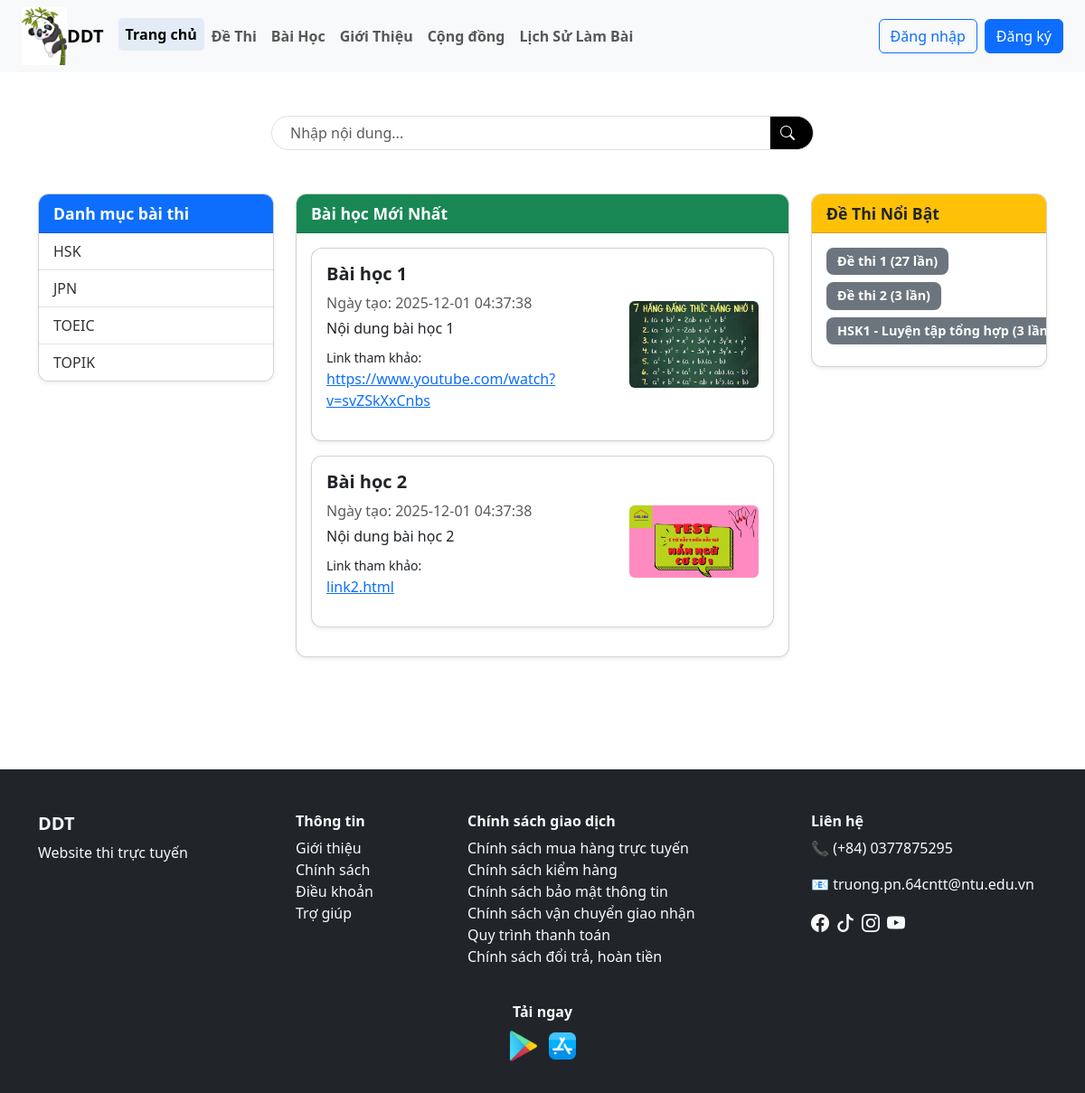
The app's page /user/index.php with its own data.
### tables this page shows
CREATE TABLE `danh_muc_de_thi` (
  `id` int(11) NOT NULL,
  `ten_danh_muc` varchar(100) NOT NULL,
  `mo_ta` text DEFAULT NULL
);

CREATE TABLE `bai_hoc` (
  `id` varchar(10) NOT NULL,
  `tieu_de` varchar(255) NOT NULL,
  `noi_dung` text DEFAULT NULL,
  `anh_bai_hoc` varchar(255) DEFAULT NULL,
  `link_bai_hoc` varchar(255) DEFAULT NULL,
  `ngay_tao` datetime DEFAULT current_timestamp(),
  `id_danh_muc` int(11) DEFAULT NULL
);

### user/index.php (the view)
<?php
include("./header.php");
$sql = "SELECT * FROM danh_muc_de_thi ORDER BY ten_danh_muc ASC";
$result = mysqli_query($dbc, $sql);
$sql_bai_hoc = "SELECT * FROM bai_hoc ORDER BY ngay_tao DESC";
$result_bai_hoc = mysqli_query($dbc, $sql_bai_hoc);
?>
<form action="tim_kiem.php" method="GET">
    <div class="d-flex justify-content-center my-5">
        <div class="input-group search-box" style="max-width: 600px;">
            <input type="text" name="q" class="form-control" placeholder="Nhập nội dung..." required>
            <button class="input-group-text bg-black text-white border-start-0" type="submit">
                <i class="bi bi-search me-2"></i>
            </button>
        </div>
    </div>
</form>
<div class="container my-5">
    <div class="row">
        <div class="col-md-3 mb-4">
            <div class="card shadow-sm">
                <div class="card-header bg-primary text-white">Danh mục bài thi</div>
                <ul class="list-group list-group-flush">
                    <?php if(mysqli_num_rows($result) > 0): ?>
                    <?php while($row = mysqli_fetch_assoc($result)): ?>
                    <li class="list-group-item">
                        <a href="./bai_thi_theo_muc.php?id_dm=<?= $row['id'] ?>">
                            <?= $row['ten_danh_muc'] ?>
                        </a>
                    </li>
                    <?php endwhile; ?>
                    <?php else: ?>
                    <li class="list-group-item">Không có danh mục nào.</li>
                    <?php endif; ?>
                </ul>
            </div>
        </div>
        <div class="col-md-6 mb-4">
            <div class="card shadow-sm">
                <div class="card-header bg-success text-white">Bài học Mới Nhất</div>
                <div class="card-body">
                    <?php if(mysqli_num_rows($result_bai_hoc) > 0): ?>
                    <?php while($row = mysqli_fetch_assoc($result_bai_hoc)): ?>
                    <a href="./chi_tiet_bai_hoc.php?id_bh=<?= $row['id'] ?>" class="text-decoration-none text-dark">
                        <div class="card mb-3 shadow-sm lesson-card">
                            <div class="card-body">
                                <div class="row align-items-center">
                                    <div class="col-8">
                                        <h5 class="card-title fw-bold"><?= $row['tieu_de'] ?></h5>
                                        <p class="text-muted mb-1">Ngày tạo: <?= $row['ngay_tao'] ?></p>
                                        <p class="card-text text-truncate" style="max-height: 4.5em;">
                                            <?= $row['noi_dung'] ?>
                                        </p>
                                        <?php if(!empty($row['link_bai_hoc'])): ?>
                                        <p class="mt-2">
                                            <small>Link tham khảo:</small><br>
                                            <a href="<?= $row['link_bai_hoc'] ?>" target="_blank" class="text-primary">
                                                <?= $row['link_bai_hoc'] ?>
                                            </a>
                                        </p>
                                        <?php endif; ?>
                                    </div>
                                    <div class="col-4 text-end">
                                        <?php if(!empty($row['anh_bai_hoc'])): ?>
                                        <img src="./image_baihoc/<?= $row['anh_bai_hoc'] ?>"
                                            alt="<?= $row['tieu_de'] ?>" class="img-fluid rounded"
                                            style="max-height: 110px; object-fit: cover;">
                                        <?php endif; ?>
                                    </div>
                                </div>
                            </div>
                        </div>
                    </a>
                    <?php endwhile; ?>
                    <?php else: ?>
                    <p>Hiện chưa có bài học nào.</p>
                    <?php endif; ?>
                </div>
            </div>
        </div>
        <?php
            $sql_top = "
                SELECT d.ten_de_thi, k.id_de_thi, COUNT(*) AS so_lan_lam
                FROM ket_qua_thi k
                JOIN de_thi d ON k.id_de_thi = d.id
                GROUP BY k.id_de_thi, d.ten_de_thi
                ORDER BY so_lan_lam DESC
                LIMIT 5
            ";
            $rs_top = mysqli_query($dbc, $sql_top);
        ?>
        <div class="col-md-3 mb-4">
            <div class="card shadow-sm">
                <div class="card-header bg-warning text-dark">Đề Thi Nổi Bật</div>
                <div class="card-body">
                    <?php while($row = mysqli_fetch_assoc($rs_top)): ?>
                    <a href="chi_tiet_de_thi.php?id=<?= $row['id_de_thi'] ?>" class="text-decoration-none">
                        <span class="badge bg-secondary mb-2 d-inline-block">
                            <?= htmlspecialchars($row['ten_de_thi']) ?> (<?= $row['so_lan_lam'] ?> lần)
                        </span>
                    </a>
                    <?php endwhile; ?>
                </div>
            </div>
        </div>
    </div>
</div>
<?php include("./footer.php"); ?>

### user/CSS/style_user.css (style rules this page uses)
.card { border-radius: 12px; overflow: hidden; }
.card-header { font-weight: 600; font-size: 1.1rem; }
.list-group-item a { text-decoration: none; color: #333; font-weight: 500; }
.lesson-card { transition: 0.25s; border-radius: 12px; }
.badge { font-size: 0.9rem; padding: 8px 12px; border-radius: 8px; }
.search-box input { border-radius: 30px 0 0 30px; padding-left: 20px; }
.search-box button { border-radius: 0 30px 30px 0; }

### records on screen
danh_muc_de_thi: ten_danh_muc "HSK"
danh_muc_de_thi: ten_danh_muc "JPN"
danh_muc_de_thi: ten_danh_muc "TOEIC"
danh_muc_de_thi: ten_danh_muc "TOPIK"
bai_hoc: tieu_de "Bài học 1", ngay_tao "2025-12-01 04:37:38", noi_dung "Nội dung bài học 1", link_bai_hoc "https://www.youtube.com/watch?v=svZSkXxCnbs", anh_bai_hoc (picture)
bai_hoc: tieu_de "Bài học 2", ngay_tao "2025-12-01 04:37:38", noi_dung "Nội dung bài học 2", link_bai_hoc "link2.html", anh_bai_hoc (picture)

### other values on screen
$row['ten_de_thi'] "Đề thi 1"
$row['so_lan_lam'] "27"
$row['ten_de_thi'] "Đề thi 2"
$row['so_lan_lam'] "3"
$row['ten_de_thi'] "HSK1 - Luyện tập tổng hợp"
